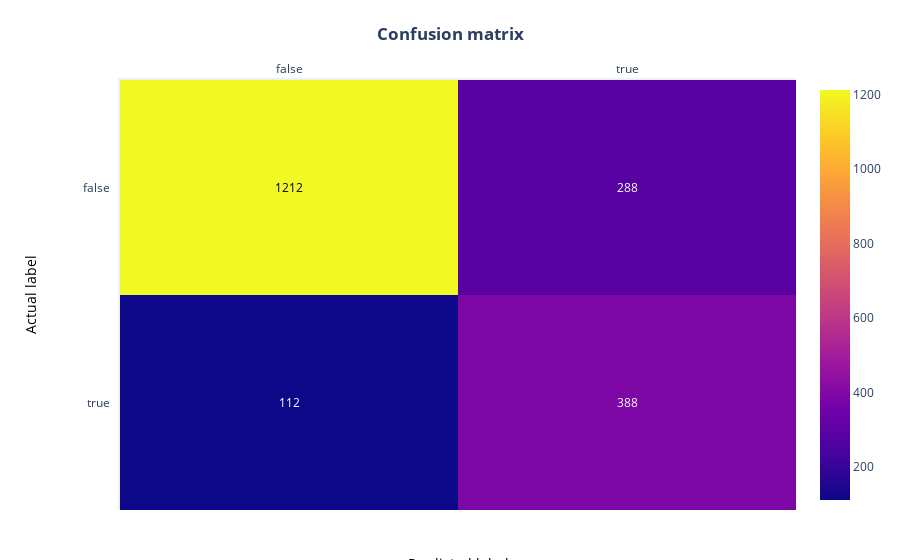

Notebook code cell kept with this figure:
### Markdown cell above
The accuracy for the balanced set increased roughly 4%, but we should still try to to visualize and understand the new results.

## Final confusion matrix

We can now plot a final confusion matrix, representing predictions for a *balanced dataset*, using a model trained on a *weighted class dataset*:

### Code cell
# Plot the matrix above as a heatmap with annotations (values) in its cells
fig = ff.create_annotated_heatmap(cm, x, y)

# Set titles and ordering
fig.update_layout(  title_text="<b>Confusion matrix</b>", 
                    yaxis = dict(categoryorder = "category descending")
                    )

fig.add_annotation(dict(font=dict(color="black",size=14),
                        x=0.5,
                        y=-0.15,
                        showarrow=False,
                        text="Predicted label",
                        xref="paper",
                        yref="paper"))

fig.add_annotation(dict(font=dict(color="black",size=14),
                        x=-0.15,
                        y=0.5,
                        showarrow=False,
                        text="Actual label",
                        textangle=-90,
                        xref="paper",
                        yref="paper"))

# We need margins so the titles fit
fig.update_layout(margin=dict(t=80, r=20, l=120, b=50))
fig['data'][0]['showscale'] = True
fig.show()

### Figure 1 — Plotly figure (JSON) as saved in the notebook; plotly's stock layout.template omitted (floating-point values rounded to 4 significant figures)
{"data": [{"colorscale": [[0, "#0d0887"], [0.1111, "#46039f"], [0.2222, "#7201a8"], [0.3333, "#9c179e"], [0.4444, "#bd3786"], [0.5556, "#d8576b"], [0.6667, "#ed7953"], [0.7778, "#fb9f3a"], [0.8889, "#fdca26"], [1, "#f0f921"]], "reversescale": false, "showscale": true, "type": "heatmap", "x": ["false", "true"], "y": ["false", "true"], "z": [[1212, 288], [112, 388]]}], "layout": {"annotations": [{"font": {"color": "#000000"}, "showarrow": false, "text": "1212", "x": "false", "xref": "x", "y": "false", "yref": "y"}, {"font": {"color": "#FFFFFF"}, "showarrow": false, "text": "288", "x": "true", "xref": "x", "y": "false", "yref": "y"}, {"font": {"color": "#FFFFFF"}, "showarrow": false, "text": "112", "x": "false", "xref": "x", "y": "true", "yref": "y"}, {"font": {"color": "#FFFFFF"}, "showarrow": false, "text": "388", "x": "true", "xref": "x", "y": "true", "yref": "y"}, {"font": {"color": "black", "size": 14}, "showarrow": false, "text": "Predicted label", "x": 0.5, "xref": "paper", "y": -0.15, "yref": "paper"}, {"font": {"color": "black", "size": 14}, "showarrow": false, "text": "Actual label", "textangle": -90, "x": -0.15, "xref": "paper", "y": 0.5, "yref": "paper"}], "margin": {"b": 50, "l": 120, "r": 20, "t": 80}, "title": {"text": "<b>Confusion matrix</b>"}, "xaxis": {"dtick": 1, "gridcolor": "rgb(0, 0, 0)", "side": "top", "ticks": ""}, "yaxis": {"categoryorder": "category descending", "dtick": 1, "ticks": "", "ticksuffix": "  "}}}
